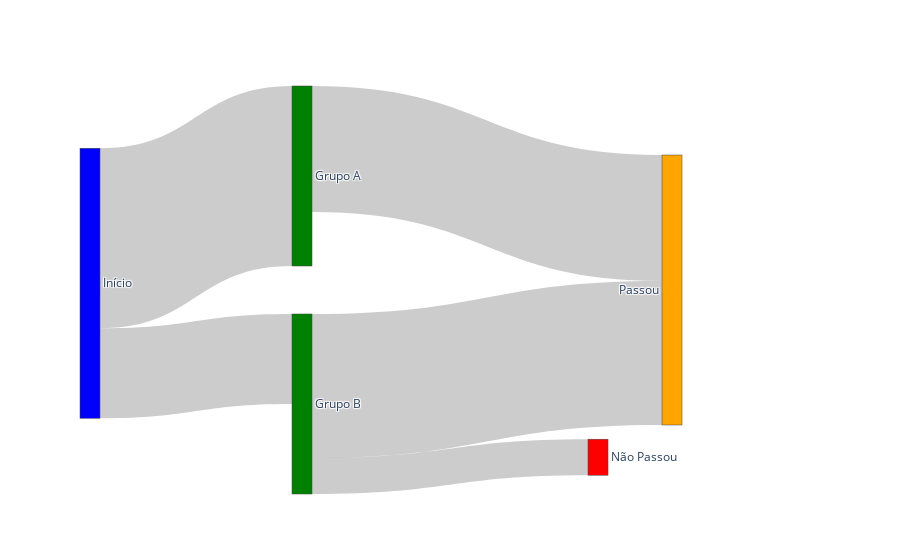

Notebook code for this chart:
### Markdown cell above
## Outras personalizações

É possível personalizar quase tudo no gráfico.

Por exemplo, dá para mudar as cores de cada nó, com uma lista de cores personalizadas.

```python
node=dict(
        label=["Início", "Grupo A", "Grupo B", "Passou", "Não Passou"]
        color=["blue", "green", "green", "orange", "red"]
    )
```

Ou dá para especificar manualmente a posição (x,y) de cada nó. 

```python
x=[0.0, 0.3, 0.3, 0.8],   # posição horizontal
y=[0.5, 0.2, 0.8, 0.5]   # posição vertical
```

### Code cell
import plotly.graph_objects as go

fig = go.Figure(go.Sankey(
    node=dict(
        label=["Início", "Grupo A", "Grupo B", "Passou", "Não Passou"],
        color=["blue", "green", "green", "orange", "red"],
        x=[0.0, 0.3, 0.3, 0.8, 0.7],   # posição horizontal
        y=[0.5, 0.2, 0.8, 0.5, 0.94]   # posição vertical
    ),
    link=dict(
        source=[0, 0, 1, 2, 2],
        target=[1, 2, 3, 3, 4],
        value=[100, 50, 70, 80, 20]
    )
))

fig.show()

### Figure 1 — Plotly figure (JSON) as saved in the notebook; plotly's stock layout.template omitted (floating-point values rounded to 4 significant figures)
{"data": [{"link": {"source": [0, 0, 1, 2, 2], "target": [1, 2, 3, 3, 4], "value": [100, 50, 70, 80, 20]}, "node": {"color": ["blue", "green", "green", "orange", "red"], "label": ["Início", "Grupo A", "Grupo B", "Passou", "Não Passou"], "x": [0, 0.3, 0.3, 0.8, 0.7], "y": [0.5, 0.2, 0.8, 0.5, 0.94]}, "type": "sankey"}], "layout": {}}
